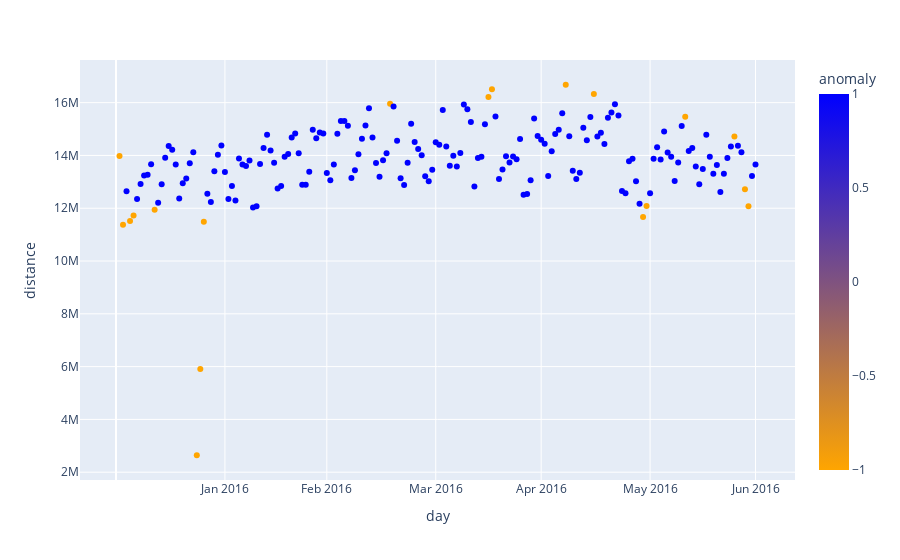

The cell this chart's notebook holds for it:
### Code cell
fig = px.scatter(days_distance, x='day', y='distance', color='anomaly', color_continuous_scale=['orange', 'blue'])
fig.update_layout(
    xaxis=dict(
        tickmode = 'array',
        tickvals = months['max_day'],
        ticktext = months['month'],
    )
)
fig.show()

### Figure 1 — Plotly figure (JSON) as saved in the notebook; plotly's stock layout.template omitted (floating-point values rounded to 4 significant figures; data arrays with more than 128 entries replaced by an {"elided": "..."} marker saying what was removed)
{"data": [{"hovertemplate": "day=%{x}<br>distance=%{y}<br>anomaly=%{marker.color}<extra></extra>", "legendgroup": "", "marker": {"color": {"elided": "182 int values"}, "coloraxis": "coloraxis", "symbol": "circle"}, "mode": "markers", "name": "", "orientation": "v", "showlegend": false, "type": "scatter", "x": {"elided": "182 int values"}, "xaxis": "x", "y": {"elided": "182 float values"}, "yaxis": "y"}], "layout": {"autosize": true, "coloraxis": {"colorbar": {"title": {"text": "anomaly"}}, "colorscale": [[0, "orange"], [1, "blue"]]}, "legend": {"tracegroupgap": 0}, "margin": {"t": 60}, "xaxis": {"anchor": "y", "autorange": true, "domain": [0, 1], "range": [-9.985, 193.0], "tickmode": "array", "ticktext": ["Apr 2016", "Feb 2016", "Jan 2016", "Jun 2016", "Mar 2016", "May 2016"], "tickvals": [121, 60, 31, 182, 91, 152], "title": {"text": "day"}, "type": "linear"}, "yaxis": {"anchor": "x", "autorange": true, "domain": [0, 1], "range": [1555000.0, 17760000.0], "title": {"text": "distance"}, "type": "linear"}}}
